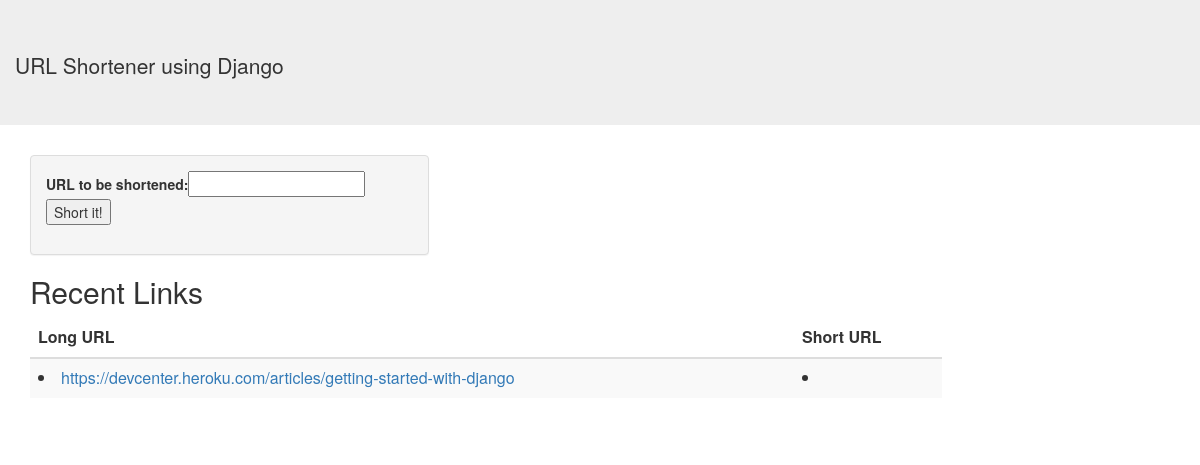
Before: / with the older database file.
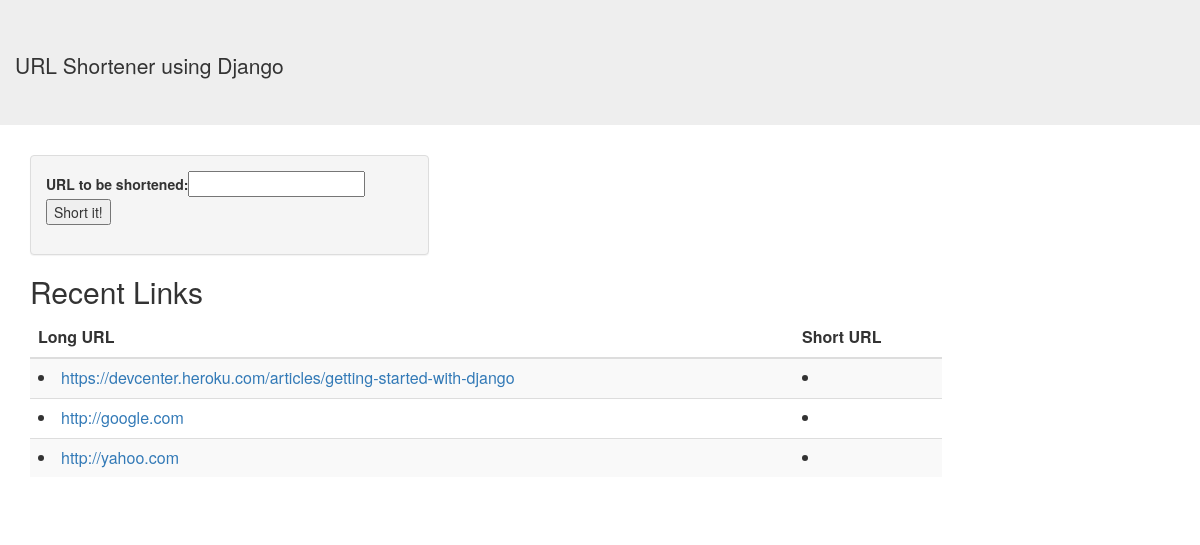
After: the same page with the newer database file.
### shorter/models.py (models this page shows, shortened)
class Link(models.Model):
    url = models.URLField()

### shorter/views.py (the view)
# urls.py: url(r'^$', views.index, name='index'),
def index(request):
    values = {'form' : SubmitForm(),
              'recent_links' : Link.objects.all()
             }
    return render(request, 'urls/index.html', values)

### shorter/forms.py
class SubmitForm(forms.Form):
    url = forms.URLField(
        label='URL to be shortened',)

### shorter/templatetags/shorter_tags.py (called while the page is built)
@register.simple_tag
def short_it(link):
    shortener = Shortener('TinyurlShortener')
    return shortener.short(link.url)

### shorter/templates/urls/index.html
{% extends "base.html" %}
{% load shorter_tags %}
{% block content %}
<h2>Recent Links</h2>
<table class="table table-striped">
    <thead>
        <tr>
            <th>Long URL</th>
            <th>Short URL</th>
        </tr>
    </thead>
    <tbody>
        {% for link in recent_links %}
        <tr>
            <td><li><a href="{{ link.url }}">{{ link.url }}</a></li></td>
            <td><li><a href="{% short_it link %}">{% short_it link %}</a></li></td>
        </tr>
        {% endfor %}
    </tbody>
</table>
{% endblock content %}

### shorter/templates/base.html (shortened to what this page needs)
<html>
    <head>
        {% load static from staticfiles %}
        <link rel="stylesheet" type="text/css" href="{% static "css/bootstrap.min.css"%}"/>
        <link rel="stylesheet" type="text/css" href="{% static "css/shorty.css"%}"/>
    </head>
    <body>
        <div class="jumbotron">
          <p>URL Shortener using Django</p>
        </div>
        <div class="container">
        {% block url_form %}
        {% include 'urls/form.html' %}
        {% endblock %}
        {% block content %}{% endblock %}
        {% block bookmarklet %}
        <br/>
        {% endblock %}
        </div>
    </body>
</html>

### shorter/templates/urls/form.html (shortened to what this page needs)
<div class="panel panel-default">
    <div class="panel-body">
        <form name='url_form' action="{% url 'submit' %}" method="post">
            {{ form }}
            <input id="submit-btn" type="submit" value="Short it!" />
        </form>
    </div>
</div>

### shorty/static/css/shorty.css (style rules this page uses)
.panel { background-color: #f5f5f5; width: 35%; }
.jumbotron { padding: 30px 15px !important; }
.table { width: 80%; }

Changed rows visible on the page:
added Link: url "http://google.com"
added Link: url "http://yahoo.com"
